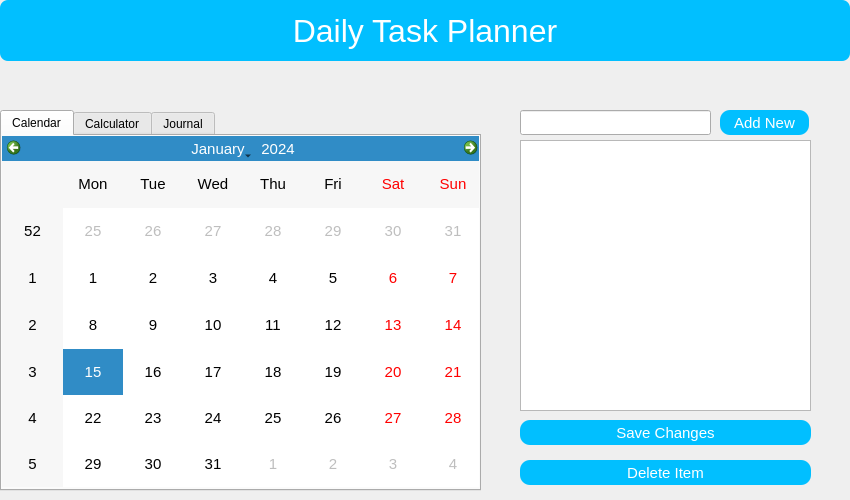
<?xml version="1.0" encoding="UTF-8"?>
<ui version="4.0">
 <class>Form</class>
 <widget class="QWidget" name="Form">
  <property name="geometry">
   <rect>
    <x>0</x>
    <y>0</y>
    <width>850</width>
    <height>500</height>
   </rect>
  </property>
  <property name="windowTitle">
   <string>Form</string>
  </property>
  <widget class="QListWidget" name="listWidget">
   <property name="geometry">
    <rect>
     <x>520</x>
     <y>140</y>
     <width>291</width>
     <height>271</height>
    </rect>
   </property>
  </widget>
  <widget class="QPushButton" name="pushButton_save">
   <property name="geometry">
    <rect>
     <x>520</x>
     <y>420</y>
     <width>291</width>
     <height>25</height>
    </rect>
   </property>
   <property name="styleSheet">
    <string notr="true">font-size: 11pt;
background: #01BFFF;
color:white;
border-radius:10px;</string>
   </property>
   <property name="text">
    <string>Save Changes</string>
   </property>
  </widget>
  <widget class="QPushButton" name="pushButton_add">
   <property name="geometry">
    <rect>
     <x>720</x>
     <y>110</y>
     <width>89</width>
     <height>25</height>
    </rect>
   </property>
   <property name="styleSheet">
    <string notr="true">font-size: 11pt;
background: #01BFFF;
color:white;
border-radius:10px;</string>
   </property>
   <property name="text">
    <string>Add New</string>
   </property>
  </widget>
  <widget class="QLabel" name="label">
   <property name="geometry">
    <rect>
     <x>0</x>
     <y>0</y>
     <width>850</width>
     <height>61</height>
    </rect>
   </property>
   <property name="styleSheet">
    <string notr="true">font-size: 24pt;
background: #01BFFF;
color:white;
border-radius:8px;</string>
   </property>
   <property name="text">
    <string>Daily Task Planner</string>
   </property>
   <property name="alignment">
    <set>Qt::AlignCenter</set>
   </property>
  </widget>
  <widget class="QLineEdit" name="lineEdit">
   <property name="geometry">
    <rect>
     <x>520</x>
     <y>110</y>
     <width>191</width>
     <height>25</height>
    </rect>
   </property>
  </widget>
  <widget class="QPushButton" name="pushButton_delete">
   <property name="geometry">
    <rect>
     <x>520</x>
     <y>460</y>
     <width>291</width>
     <height>25</height>
    </rect>
   </property>
   <property name="styleSheet">
    <string notr="true">font-size: 11pt;
background: #01BFFF;
color:white;
border-radius:10px;</string>
   </property>
   <property name="text">
    <string>Delete Item</string>
   </property>
  </widget>
  <widget class="QTabWidget" name="tabWidget">
   <property name="geometry">
    <rect>
     <x>0</x>
     <y>110</y>
     <width>481</width>
     <height>381</height>
    </rect>
   </property>
   <property name="currentIndex">
    <number>0</number>
   </property>
   <widget class="QWidget" name="tab">
    <attribute name="title">
     <string>Calendar</string>
    </attribute>
    <widget class="QCalendarWidget" name="calendarWidget">
     <property name="geometry">
      <rect>
       <x>0</x>
       <y>0</y>
       <width>481</width>
       <height>351</height>
      </rect>
     </property>
     <property name="styleSheet">
      <string notr="true">font: 15px;
</string>
     </property>
    </widget>
   </widget>
   <widget class="QWidget" name="tab_2">
    <attribute name="title">
     <string>Calculator</string>
    </attribute>
    <widget class="QWidget" name="widget" native="true">
     <property name="geometry">
      <rect>
       <x>0</x>
       <y>0</y>
       <width>401</width>
       <height>341</height>
      </rect>
     </property>
     <widget class="QPushButton" name="pushButton_7">
      <property name="geometry">
       <rect>
        <x>0</x>
        <y>110</y>
        <width>90</width>
        <height>40</height>
       </rect>
      </property>
      <property name="styleSheet">
       <string notr="true">
border-radius:10px;
background-color : 'lightblue';
                             

</string>
      </property>
      <property name="text">
       <string>7</string>
      </property>
     </widget>
     <widget class="QPushButton" name="pushButton_8">
      <property name="geometry">
       <rect>
        <x>100</x>
        <y>110</y>
        <width>90</width>
        <height>40</height>
       </rect>
      </property>
      <property name="styleSheet">
       <string notr="true">background-color: 'light blue';
border-radius:10px;
</string>
      </property>
      <property name="text">
       <string>8</string>
      </property>
     </widget>
     <widget class="QPushButton" name="pushButton_9">
      <property name="geometry">
       <rect>
        <x>200</x>
        <y>110</y>
        <width>90</width>
        <height>40</height>
       </rect>
      </property>
      <property name="styleSheet">
       <string notr="true">background-color: 'light blue';
border-radius:10px;</string>
      </property>
      <property name="text">
       <string>9</string>
      </property>
     </widget>
     <widget class="QPushButton" name="pushButton_4">
      <property name="geometry">
       <rect>
        <x>0</x>
        <y>160</y>
        <width>90</width>
        <height>40</height>
       </rect>
      </property>
      <property name="styleSheet">
       <string notr="true">background-color: 'light blue';
border-radius:10px;</string>
      </property>
      <property name="text">
       <string>4</string>
      </property>
     </widget>
     <widget class="QPushButton" name="pushButton_5">
      <property name="geometry">
       <rect>
        <x>100</x>
        <y>160</y>
        <width>90</width>
        <height>40</height>
       </rect>
      </property>
      <property name="styleSheet">
       <string notr="true">background-color: 'light blue';
border-radius:10px;</string>
      </property>
      <property name="text">
       <string>5</string>
      </property>
     </widget>
     <widget class="QPushButton" name="pushButton_6">
      <property name="geometry">
       <rect>
        <x>200</x>
        <y>160</y>
        <width>90</width>
        <height>40</height>
       </rect>
      </property>
      <property name="styleSheet">
       <string notr="true">background-color: 'light blue';
border-radius:10px;</string>
      </property>
      <property name="text">
       <string>6</string>
      </property>
     </widget>
     <widget class="QPushButton" name="pushButton_1">
      <property name="geometry">
       <rect>
        <x>0</x>
        <y>210</y>
        <width>90</width>
        <height>40</height>
       </rect>
      </property>
      <property name="styleSheet">
       <string notr="true">background-color: 'light blue';
border-radius:10px;</string>
      </property>
      <property name="text">
       <string>1</string>
      </property>
     </widget>
     <widget class="QPushButton" name="pushButton_2">
      <property name="geometry">
       <rect>
        <x>100</x>
        <y>210</y>
        <width>90</width>
        <height>40</height>
       </rect>
      </property>
      <property name="styleSheet">
       <string notr="true">background-color: 'light blue';
border-radius:10px;</string>
      </property>
      <property name="text">
       <string>2</string>
      </property>
     </widget>
     <widget class="QPushButton" name="pushButton_3">
      <property name="geometry">
       <rect>
        <x>200</x>
        <y>210</y>
        <width>90</width>
        <height>40</height>
       </rect>
      </property>
      <property name="styleSheet">
       <string notr="true">background-color: 'light blue';
border-radius:10px;</string>
      </property>
      <property name="text">
       <string>3</string>
      </property>
     </widget>
     <widget class="QPushButton" name="pushButton_0">
      <property name="geometry">
       <rect>
        <x>0</x>
        <y>260</y>
        <width>90</width>
        <height>40</height>
       </rect>
      </property>
      <property name="styleSheet">
       <string notr="true">background-color: 'light blue';
border-radius:10px;</string>
      </property>
      <property name="text">
       <string>0</string>
      </property>
     </widget>
     <widget class="QPushButton" name="pushButton_clear">
      <property name="geometry">
       <rect>
        <x>100</x>
        <y>260</y>
        <width>90</width>
        <height>40</height>
       </rect>
      </property>
      <property name="styleSheet">
       <string notr="true">background-color: 'light blue';
border-radius:10px;</string>
      </property>
      <property name="text">
       <string>Clear</string>
      </property>
     </widget>
     <widget class="QPushButton" name="pushButton_divide">
      <property name="geometry">
       <rect>
        <x>300</x>
        <y>110</y>
        <width>90</width>
        <height>40</height>
       </rect>
      </property>
      <property name="styleSheet">
       <string notr="true">background-color: rgb(255, 190, 111);
border-radius:10px;</string>
      </property>
      <property name="text">
       <string>/</string>
      </property>
     </widget>
     <widget class="QPushButton" name="pushButton_multiply">
      <property name="geometry">
       <rect>
        <x>300</x>
        <y>160</y>
        <width>90</width>
        <height>40</height>
       </rect>
      </property>
      <property name="styleSheet">
       <string notr="true">background-color: rgb(255, 190, 111);
border-radius:10px;</string>
      </property>
      <property name="text">
       <string>*</string>
      </property>
     </widget>
     <widget class="QPushButton" name="pushButton_addition">
      <property name="geometry">
       <rect>
        <x>300</x>
        <y>210</y>
        <width>90</width>
        <height>40</height>
       </rect>
      </property>
      <property name="styleSheet">
       <string notr="true">background-color: rgb(255, 190, 111);
border-radius:10px;</string>
      </property>
      <property name="text">
       <string>+</string>
      </property>
     </widget>
     <widget class="QPushButton" name="pushButton_subtract">
      <property name="geometry">
       <rect>
        <x>300</x>
        <y>260</y>
        <width>90</width>
        <height>40</height>
       </rect>
      </property>
      <property name="styleSheet">
       <string notr="true">background-color: rgb(255, 190, 111);
border-radius:10px;</string>
      </property>
      <property name="text">
       <string>-</string>
      </property>
     </widget>
     <widget class="QPushButton" name="pushButton_equal">
      <property name="geometry">
       <rect>
        <x>200</x>
        <y>260</y>
        <width>90</width>
        <height>40</height>
       </rect>
      </property>
      <property name="styleSheet">
       <string notr="true">background-color: rgb(255, 190, 111);
border-radius:10px;</string>
      </property>
      <property name="text">
       <string>=</string>
      </property>
     </widget>
     <widget class="QLabel" name="label_calculator">
      <property name="geometry">
       <rect>
        <x>0</x>
        <y>10</y>
        <width>381</width>
        <height>91</height>
       </rect>
      </property>
      <property name="font">
       <font>
        <pointsize>25</pointsize>
       </font>
      </property>
      <property name="styleSheet">
       <string notr="true">background-color: rgb(222, 221, 218);</string>
      </property>
      <property name="text">
       <string/>
      </property>
      <property name="alignment">
       <set>Qt::AlignRight|Qt::AlignTrailing|Qt::AlignVCenter</set>
      </property>
     </widget>
    </widget>
   </widget>
   <widget class="QWidget" name="tab_3">
    <attribute name="title">
     <string>Journal</string>
    </attribute>
    <widget class="QTextEdit" name="textEdit_journal">
     <property name="geometry">
      <rect>
       <x>0</x>
       <y>30</y>
       <width>471</width>
       <height>311</height>
      </rect>
     </property>
    </widget>
    <widget class="QPushButton" name="pushButton_journalChanges">
     <property name="geometry">
      <rect>
       <x>0</x>
       <y>0</y>
       <width>171</width>
       <height>25</height>
      </rect>
     </property>
     <property name="styleSheet">
      <string notr="true">font-size: 11pt;
background: #01BFFF;
color:white;
border-radius:10px;</string>
     </property>
     <property name="text">
      <string>Save Journal Changes</string>
     </property>
    </widget>
    <widget class="QPushButton" name="pushButton_newEntry">
     <property name="geometry">
      <rect>
       <x>328</x>
       <y>0</y>
       <width>141</width>
       <height>25</height>
      </rect>
     </property>
     <property name="styleSheet">
      <string notr="true">font-size: 11pt;
background: #01BFFF;
color:white;
border-radius:10px;</string>
     </property>
     <property name="text">
      <string>Add New Entry</string>
     </property>
    </widget>
   </widget>
  </widget>
 </widget>
 <resources/>
 <connections/>
</ui>
